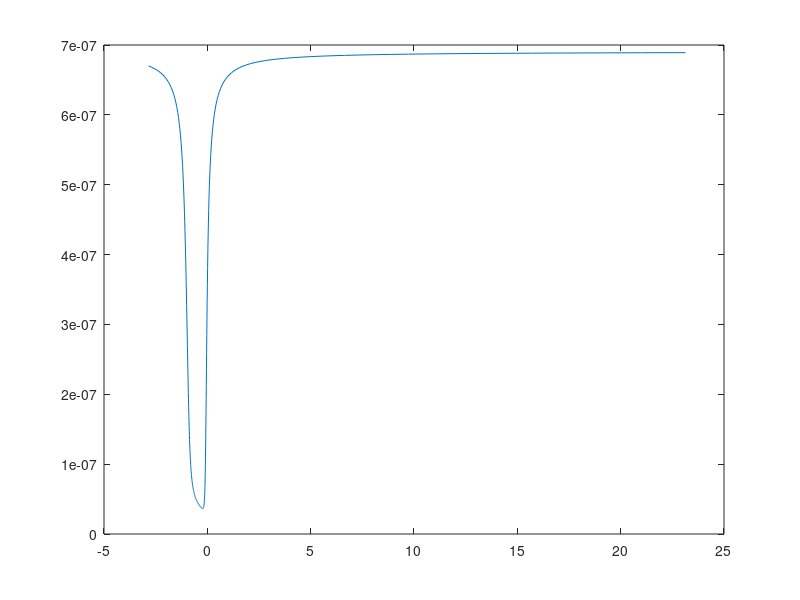

This figure's MATLAB source:
%parameters
epsilon=8.854*10^-14; %F/cm^2
epsilonsi=11.8;
epsilonox=3.9;
epsi=epsilon*epsilonsi;
epox=epsilon*epsilonox;
k=1.38*10^-23; %J/K Boltzmann Constant
T=300; %Kelvin
NA=10^16; %cm^-3
ni=10^10;
tox=5*10^-7; %cm
Cox=epox/tox;
q=1.6*10^-19;
k1=q/(k*T); 
k2=ni^2/NA^2;
phif=(1/k1)*log(NA/ni);
Eg=1.1;
Vfb=-(Eg/2+phif);
coeff=sqrt(2*epsi*k*T*NA);

psi=linspace(-0.25,1.1,270);

%taking derivative manually and putting the expression
Cs_express=-(coeff.*(((exp(-k1.*psi)+psi.*k1-1)+k2.*(exp(k1.*psi)-psi.*k1-1)).^(-0.5)).*((-k1.*exp(-k1.*psi)+k1)+k2.*(k1.*exp(k1.*psi)-k1)))./2;
Cs_express(51:270)=-Cs_express(51:270);
C1_express=((1./Cox)+(1./Cs_express));
C_express=1./C1_express;

%calculating charge
Q=coeff.*(((exp(-k1.*psi)+psi.*k1-1)+k2.*(exp(k1.*psi)-psi.*k1-1)).^0.5);
Q(51:270)=-Q(51:270);
Vg=Vfb+psi-(Q./Cox);

plot(Vg, C_express); 



